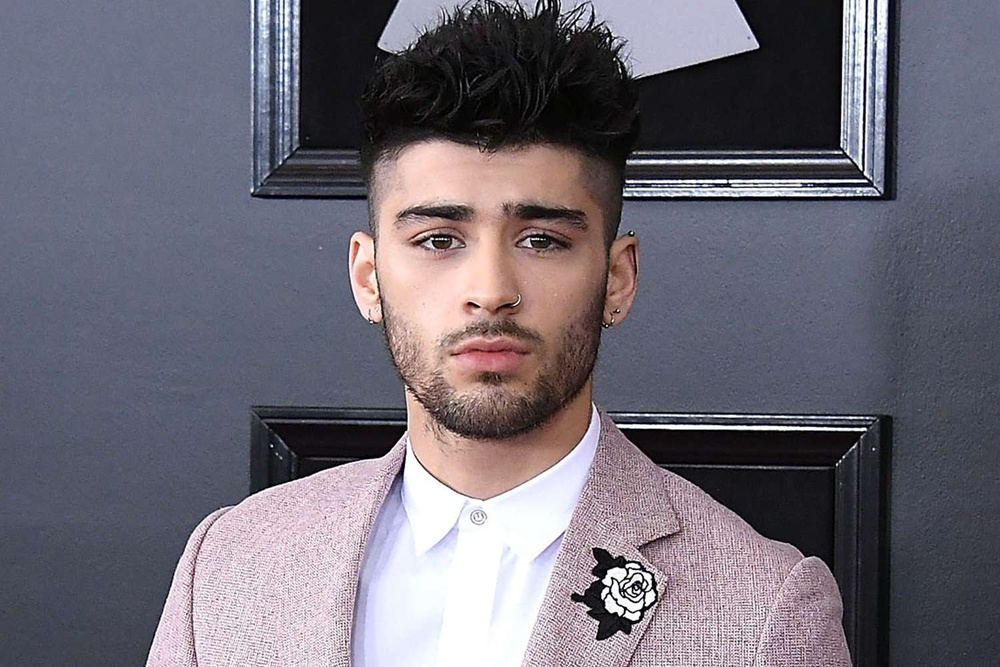
#> input picture images2.jpg, 1000 x 667 px, shrunk from 1500 x 1000 before the run
$ jupyter execute Cartoonizer.ipynb
#> lines starting #> are read from the running program, lines starting #| are printed output that depends on the picture
[cell 1]
import cv2
import numpy as np
import matplotlib.pyplot as plt

[cell 2]
def read_file(filename):
#> called with filename = 'images2.jpg'
    img=cv2.imread(filename)
#> img is the input picture: shape (667, 1000, 3); mean B, G, R 117.2, 106.4, 110.8
    img=cv2.cvtColor(img, cv2.COLOR_BGR2RGB)
    plt.imshow(img)
    #plt.axes('off')
    plt.show()
    return img

[cell 3]
filename="images2.jpg"
img=read_file(filename)
org_img=np.copy(img)

[cell 4]
def edge_mask(img,line_size,blur_value):
#> called with line_size = 5, blur_value = 3
    gray=cv2.cvtColor(img,cv2.COLOR_RGB2GRAY)
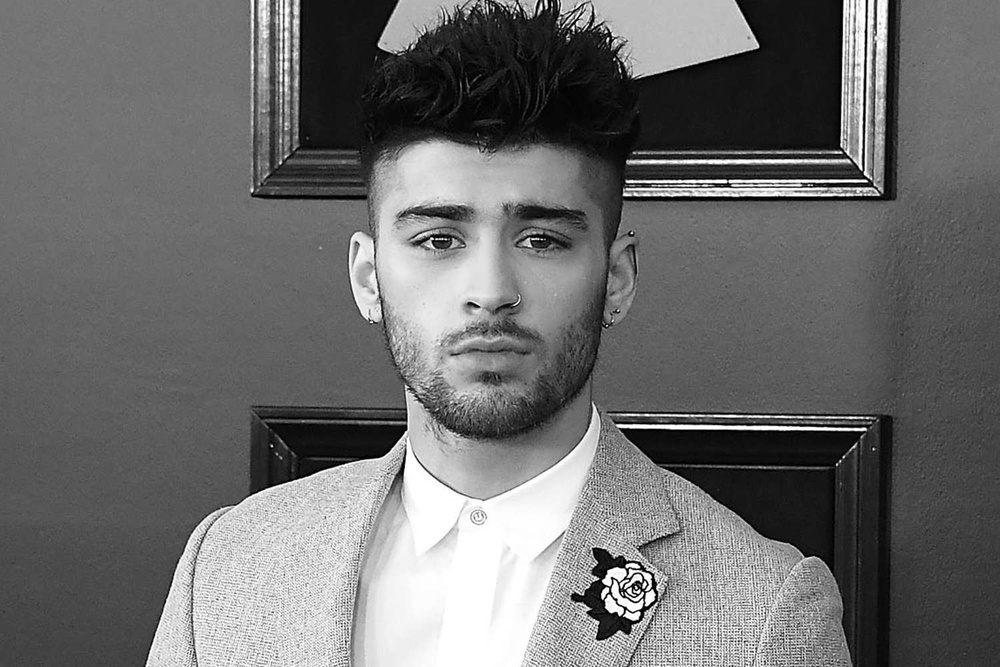
#> gray: shape (667, 1000); min 0, max 255, mean 109
    gray_blur=cv2.medianBlur(gray,blur_value)

    edges=cv2.adaptiveThreshold(gray_blur,255,cv2.ADAPTIVE_THRESH_MEAN_C,cv2.THRESH_BINARY,line_size,blur_value)
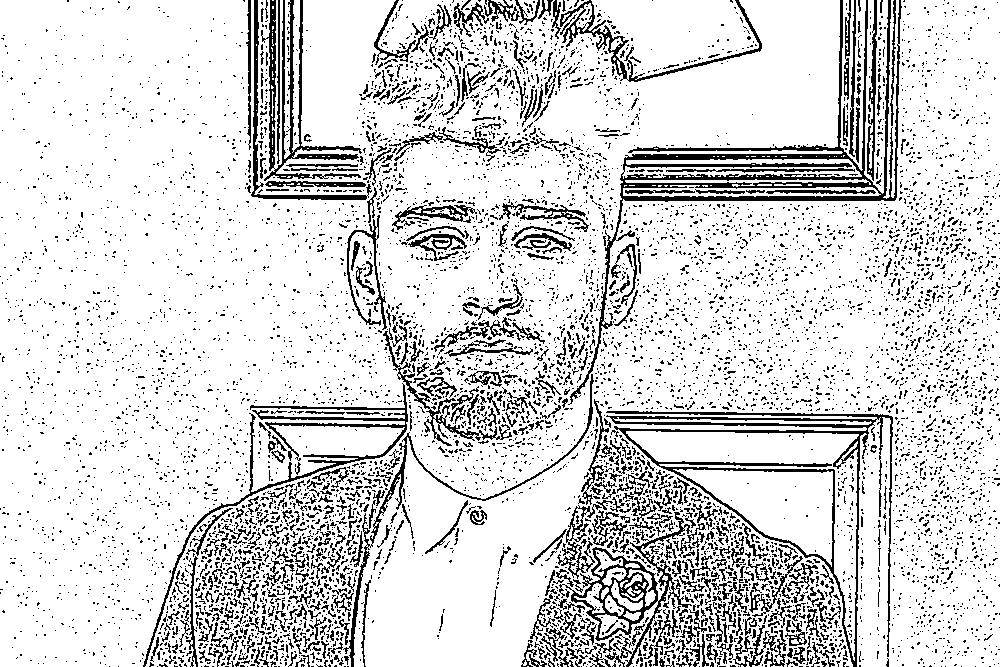
#> edges: shape (667, 1000); 84.6% white; black in thin lines or dots

    return edges

[cell 5]
line_size,blur_value=5,3
edges=edge_mask(img,line_size,blur_value)
plt.imshow(edges,cmap='binary')
plt.show()

[cell 6]
#REDUCE THE COLOR PALLETE
def color_quantisation(img,k):
    #transform the image
#> called with k = 9
    data=np.float32(img).reshape((-1,3))

    #determine the criteria
    criteria=(cv2.TERM_CRITERIA_EPS +cv2.TERM_CRITERIA_MAX_ITER,20,0.001)

    #implement the k means clustering
    ret,label,center=cv2.kmeans(data,k,None,criteria,10,cv2.KMEANS_RANDOM_CENTERS )
#> ret = 220625954.2; center = [[150.3, 116.3, 113.1], [178.9, 156.3, 161.7], [90.28, 92.14, 109.7], [48.98, 46.09, 51.42], [244.5, 240.2, 247.2], [105.7, 110.4, 130.7], [213.8, 194.6, 202.6], [18.77, 17.39, 20.92], [72.85, 72.09, 82.94]]

    center=np.uint8(center)
#> center = [[150, 116, 113], [178, 156, 161], [90, 92, 109], [48, 46, 51], [244, 240, 247], [105, 110, 130], [213, 194, 202], [18, 17, 20], [72, 72, 82]]
    result=center[label.flatten()]
    result=result.reshape(img.shape)
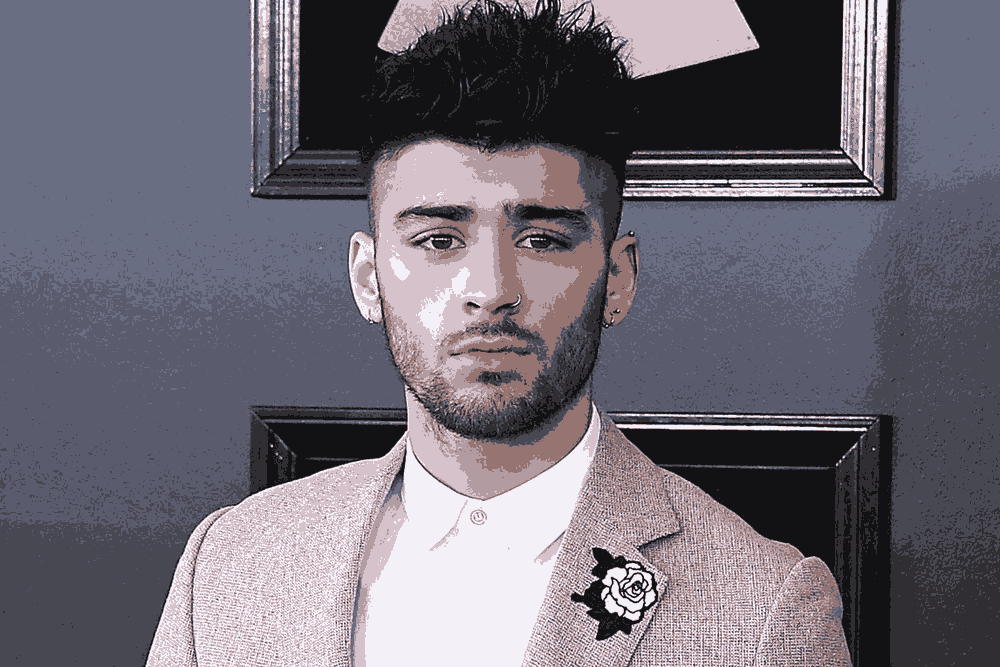
#> result: shape (667, 1000, 3); mean R, G, B 110.2, 106.1, 116.6

    return result

[cell 7]
img=color_quantisation(img,k=9)

[cell 8]
plt.imshow(img)
plt.show()

[cell 9]
blurred=cv2.bilateralFilter(img,d=3,sigmaColor=200,sigmaSpace=200)

plt.imshow(blurred)
plt.show()

[cell 10]
def cartoon():
    c=cv2.bitwise_and(blurred,blurred,mask=edges)
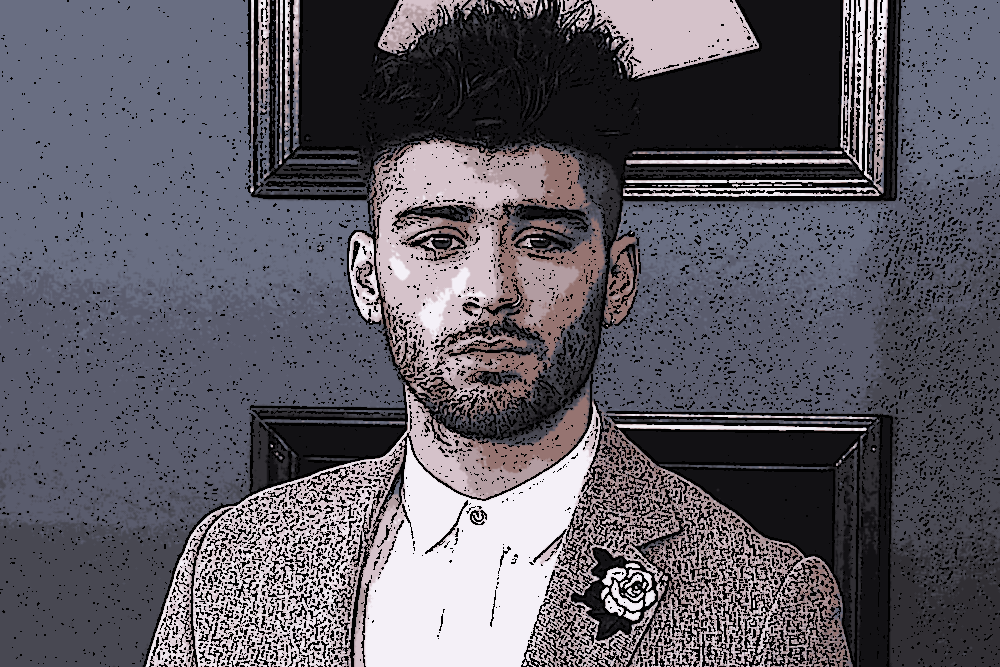
#> c: shape (667, 1000, 3); mean R, G, B 94.1, 91.3, 100.7

    plt.imshow(c)
    plt.title("CARTOON IMAGE")
    plt.show()
    plt.imshow(org_img)
    plt.title("ORIGINAL IMAGE")
    plt.show()
